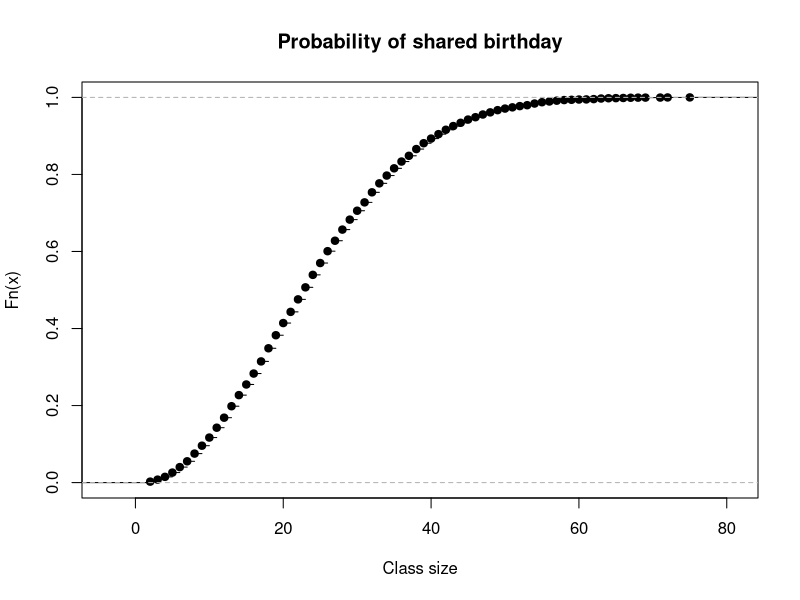
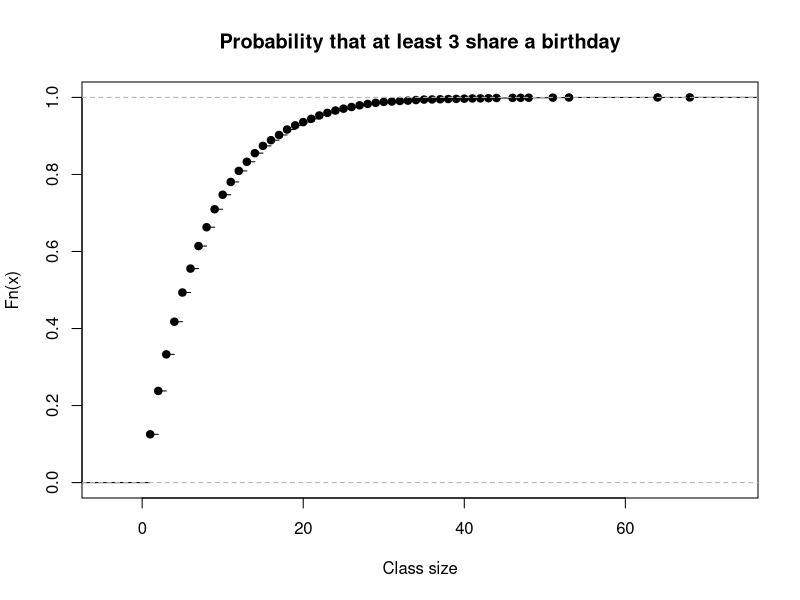

These charts were generated, in order, by the following R code:
## ---- chunk 1
generate_class <- function(class_size){
  sample(1:365, class_size, replace=TRUE)
}

generate_class(55) |>
  table()

# use the table() function to sort the number of birthdays per day, then use the max() function to choose the number to times there are three or more birthdays on a single day

check_birthday <- function(class){
  class |> 
  table() |>
  max() >= 3
    
}

set.seed(230583)
R <- 10000
replicates <- replicate(R, generate_class(55) |> check_birthday())
mean(replicates)
## ---- chunk 2
# Version 2 from HW 6
first_duplicate <- function(){
    sample(1:365, 366, replace=TRUE) |>
    duplicated() |>
    which() |>
    min()
}

R <- 10000
fd1 <- replicate(R, first_duplicate())
plot(ecdf(fd1), main = "Probability of shared birthday", xlab = "Class size")
## ---- chunk 3
# use variables instead of piping |> in order to use a conditional to go through each instance created.
first_duplicate <- function(){
    generate_class <- sample(1:365, 366, replace=TRUE)
    birthday_counts <- table(generate_class)
    # use the table function again to group birthdays 
    triple <- which(birthday_counts >= 3)
    # use which function to get indices when there are 3 or more of the same birthdays
    if (length(triple) > 0) {
        return(min(triple))
    } else {
        return(NA)
    }
    # use a conditional to go through the instances. the min() function is used again to get the index of the first instance that there are 3 of the same birthdays. If there are not 3 or more duplicates, then NA will be returned 
}

R <- 10000
fd1 <- replicate(R, first_duplicate())
fd1 <- fd1[!is.na(fd1)] 
plot(ecdf(fd1), main = "Probability that at least 3 share a birthday", xlab = "Class size")

